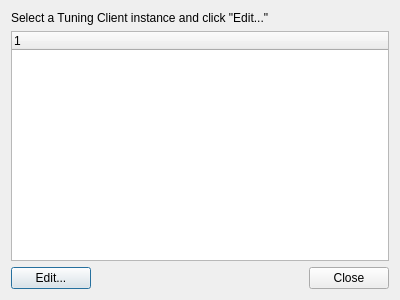
<?xml version="1.0" encoding="UTF-8"?>
<ui version="4.0">
 <class>DialogTuningClients</class>
 <widget class="QDialog" name="DialogTuningClients">
  <property name="geometry">
   <rect>
    <x>0</x>
    <y>0</y>
    <width>400</width>
    <height>300</height>
   </rect>
  </property>
  <property name="windowTitle">
   <string>Tuning Clients Filters Editor</string>
  </property>
  <layout class="QGridLayout" name="gridLayout">
   <item row="0" column="0">
    <layout class="QVBoxLayout" name="verticalLayout">
     <item>
      <widget class="QLabel" name="label">
       <property name="text">
        <string>Select a Tuning Client instance and click &quot;Edit...&quot;</string>
       </property>
      </widget>
     </item>
     <item>
      <widget class="QTreeWidget" name="treeWidget">
       <column>
        <property name="text">
         <string notr="true">1</string>
        </property>
       </column>
      </widget>
     </item>
     <item>
      <layout class="QHBoxLayout" name="horizontalLayout">
       <item>
        <widget class="QPushButton" name="m_buttonEdit">
         <property name="text">
          <string>Edit...</string>
         </property>
        </widget>
       </item>
       <item>
        <spacer name="horizontalSpacer">
         <property name="orientation">
          <enum>Qt::Horizontal</enum>
         </property>
         <property name="sizeHint" stdset="0">
          <size>
           <width>40</width>
           <height>20</height>
          </size>
         </property>
        </spacer>
       </item>
       <item>
        <widget class="QPushButton" name="m_closeButton">
         <property name="text">
          <string>Close</string>
         </property>
        </widget>
       </item>
      </layout>
     </item>
    </layout>
   </item>
  </layout>
 </widget>
 <resources/>
 <connections/>
</ui>
